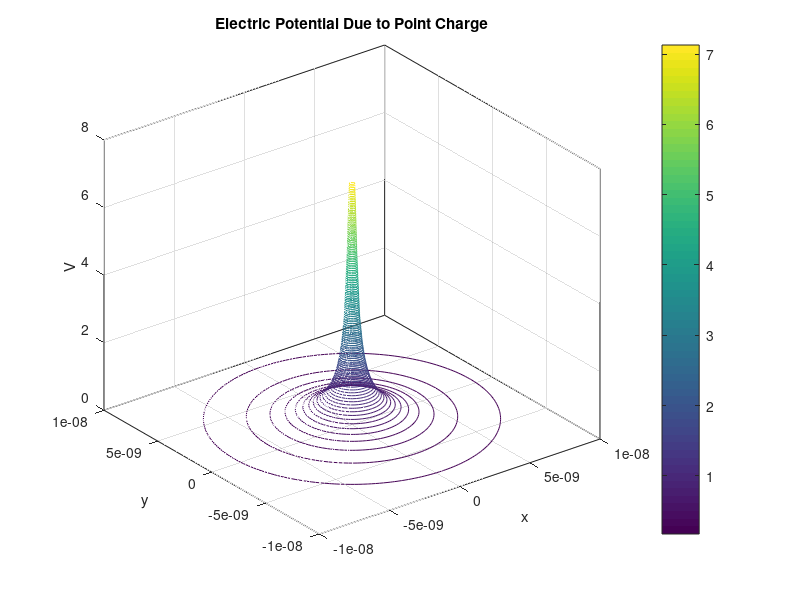

This chart was generated by the following MATLAB code:
clf
clear
clc
format longE
% epsilon_0: permitivity of free space
epsilon_0 = 8.8542 * (10 ^ (-12));
% q: fundamental charge
q = 1.6022 * (10 ^ (-19));
k = 1 / (4 * pi * epsilon_0);
% charges: array containing all our charges
charges = [q]; % -q];
% rPrime: matrix containing coordinates of charges in same order as in
% charges array, delimited by ;
x_1 = 5 * (10 ^ (-9));
y_1 = 5 * (10 ^ (-9));
x_2 = -5 * (10 ^ (-9));
y_2 = -5 * (10 ^ (-9));
rPrime = [0 0]; %x_1 y_1; x_2 y_2];
% maxPoint: maximum probe distance in either direction
maxPoint = 10 ^ (-8);
% N: number of ticks
N = 101;
% x: x axis array
x = linspace(-maxPoint, maxPoint, N);
x = x';
% y: y axis array
y = linspace(-maxPoint, maxPoint, N);
xSpan = ones(N, 1);
ySpan = ones(1, N);
V = zeros(N, N);
if length(charges) == length(rPrime(:, 1))
    for index = 1:length(charges)
        xPrime = rPrime(index, 1) * xSpan;
        xSquiggle = x - xPrime;
        yPrime = rPrime(index, 2) * ySpan;
        ySquiggle = y - yPrime;
        xSquare = xSquiggle .^ 2;
        xSquareMatrix = xSquare * ySpan;
        ySquare = ySquiggle .^ 2;
        ySquareMatrix = xSpan * ySquare;
        rSquiggleAbs = (xSquareMatrix + ySquareMatrix) .^ (1/2);
        rSquiggleAbsInverse = rSquiggleAbs .^ (-1);
        constant = charges(index) * k;
        VCount = constant * rSquiggleAbsInverse;
        V = V + VCount;
    end
else
    disp('Error: number of charge coordinates must be equal to number of charges!');
end
figure(1);
contour3(x, y, V, N);
% surf(x, y, V)
shading interp
colorbar
title('Electric Potential Due to Point Charge')
xlabel('x')
ylabel('y')
zlabel('V')
hold off